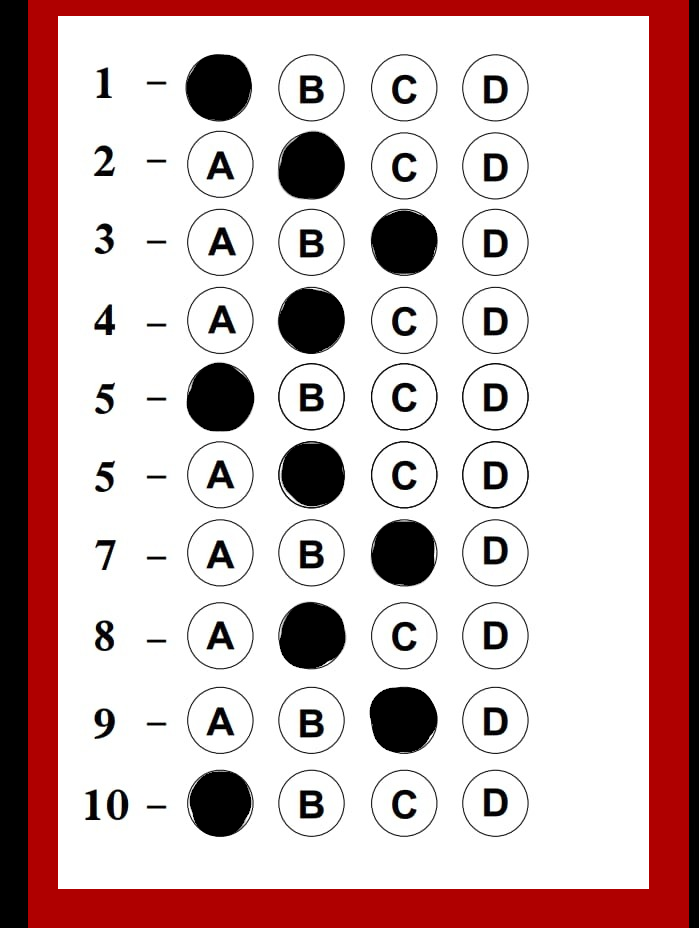
#> input picture fotos_merda/teste32.png, 699 x 928 px, found by its file name
$ python leitor.py
#> lines starting #> are read from the running program, lines starting #| are printed output that depends on the picture; after the words box and inside, x2 and y2 are one past the last pixel; in counts of white or black regions, pixels touching at a corner belong together
## O ARQUIVO TESTE.PNG é uma imagem de teste para retângulo
from imutils.perspective import four_point_transform
from imutils import contours
import numpy as np
import imutils
import cv2


#abre a imagem. as variaveis gray, blurred e edged são alterações da imagem original.
image = cv2.imread("teste32.png")
#> image is the input picture: shape (928, 699, 3); mean B, G, R 180.4, 180.5, 206.7
gray = cv2.cvtColor(image, cv2.COLOR_BGR2GRAY)
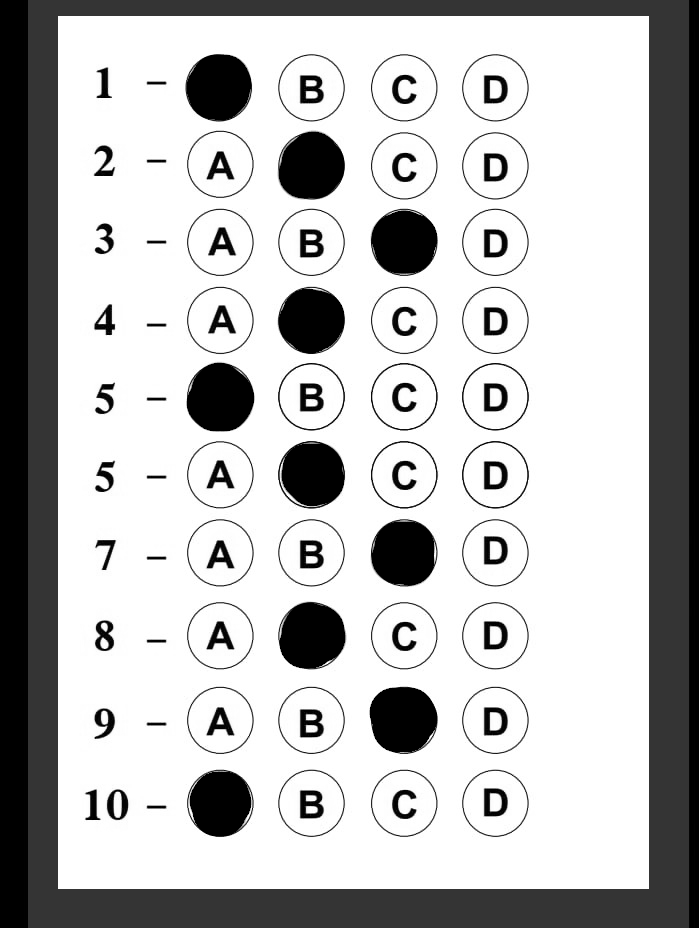
#> gray: shape (928, 699); min 0, max 255, mean 188.2
blurred = cv2.GaussianBlur(gray, (5 , 5), 0)
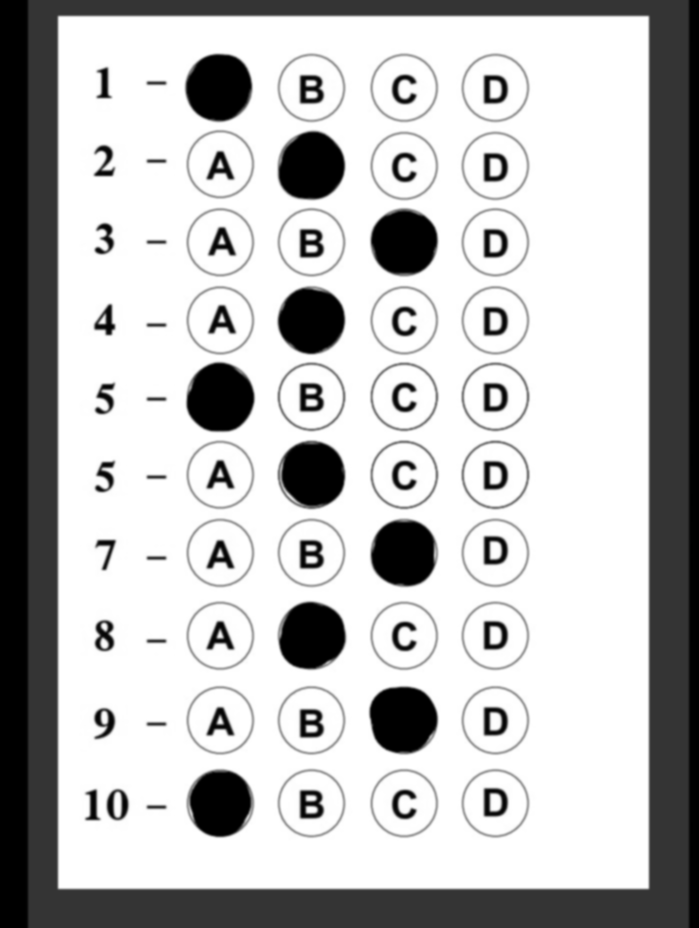
#> blurred: shape (928, 699); min 0, max 255, mean 188.3
edged = cv2.Canny(gray, 75, 200)
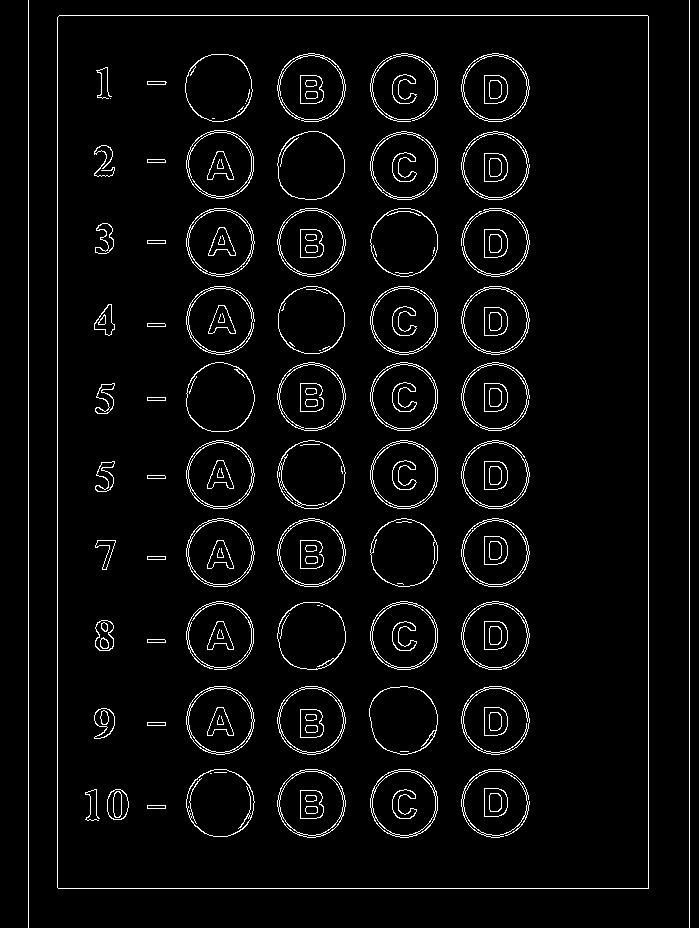
#> edged: shape (928, 699); 4.1% white in thin lines or dots
cv2.imshow("Exam",edged)
cv2.waitKey(0)


res = []
#Varíavel para gabarito
#gb = {0: 1, 1: 1, 2: 1, 3: 1, 4: 1, 5: 1, 6: 1, 7: 1, 8: 1, 9: 1}
#gb = [1, 1, 1, 1, 1, 1, 1, 1, 1, 1]
gb = [0, 2, 2, 2, 4, 1, 1, 1,1,2]
#Enontra os contornos na imagem
cnts = cv2.findContours(edged.copy(), cv2.RETR_EXTERNAL,cv2.CHAIN_APPROX_SIMPLE)
#> cnts = 3 contours, 2 with area under 20; largest, box (x1, y1, x2, y2) and area: (57, 15, 649, 889) 515940
cnts = imutils.grab_contours(cnts)

docContour = None

#Se tiver contorno, segue esse if
if len(cnts) > 0:
	#faz o sort dos contornos em ordem descendente
	cnts = sorted(cnts, key=cv2.contourArea, reverse=True)
	# passa pelos contornos e verifica se o contorno possui 4 pontos
	for c in cnts:
		peri = cv2.arcLength(c, True)
		approx = cv2.approxPolyDP(c, 0.02 * peri, True)
		#tem 4 pontos? Achou o contorno certo
		if len(approx) == 4:
			docContour = approx
			break
#> this loop made 1 pass
#> (peri, docContour) on pass 1: (2925.7, [[59, 15], [57, 887], [648, 888], [648, 16]])

#Faz um recorte da imagem , pegando só a parte dos contornos, facilitando o tratamento
paper = four_point_transform(image, docContour.reshape(4, 2))
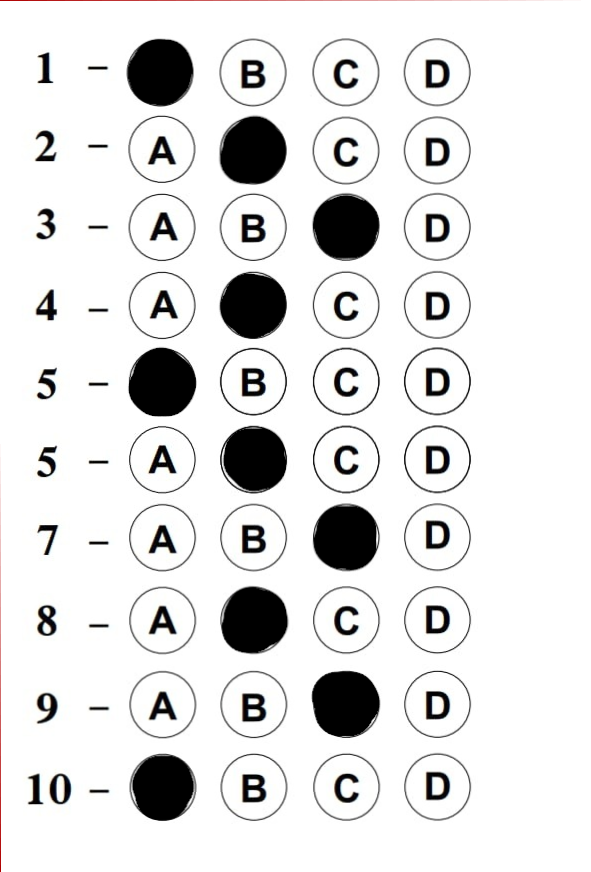
#> paper: shape (872, 591, 3); mean B, G, R 226.5, 226.6, 226.7
warped = four_point_transform(gray, docContour.reshape(4, 2))
thresh = cv2.threshold(warped, 0, 255,cv2.THRESH_BINARY_INV | cv2.THRESH_OTSU)[1]
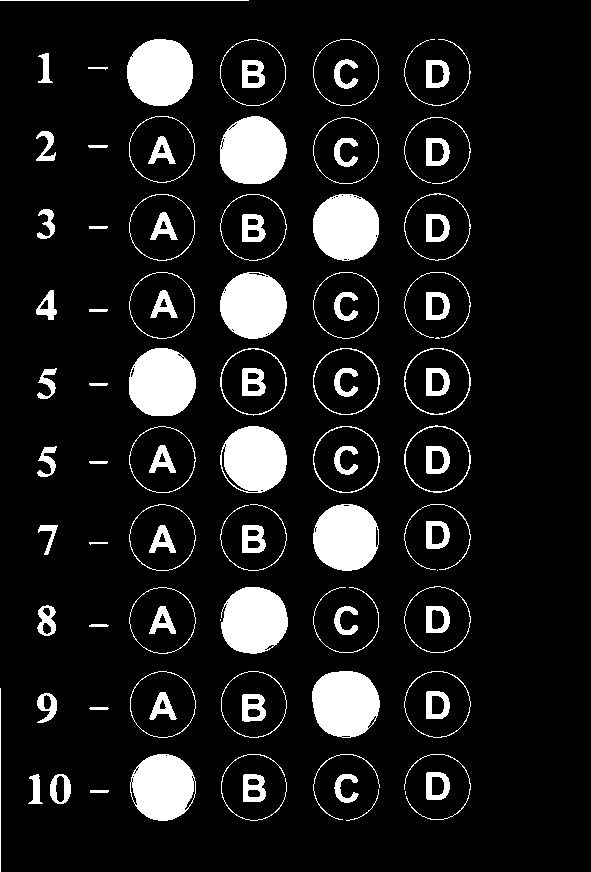
#> thresh: shape (872, 591); 11.3% white; 99 white regions (5 under 20 px)
cnts = cv2.findContours(thresh.copy(), cv2.RETR_EXTERNAL,cv2.CHAIN_APPROX_SIMPLE)
#> cnts = 78 contours, 9 with area under 20; largest, box (x1, y1, x2, y2) and area: (129, 348, 196, 416) 3582, (312, 671, 380, 738) 3559, (220, 116, 287, 184) 3536, (127, 39, 193, 106) 3470, (220, 426, 287, 493) 3466
cnts = imutils.grab_contours(cnts)
cv2.imshow("Exam", paper)
cv2.waitKey(0)


#Seta os contornos das bolhas
questionCnts = []

for c in cnts:
	# A partir daqui, ele trata as bolhas
	(x, y, w, h) = cv2.boundingRect(c)
	ar = w / float(h)
	#AQUI É UMA PARTE IMPORTANTE. ELE SETA O RATIO DA BOLHA. Caso quisermos mudar de bolha para retâNGULO, basta mudar o valor abaixo
	if w >= 20 and h >= 20 and ar >= 0.9 and ar <= 1.1:
		questionCnts.append(c)
#> this loop made 78 passes
#> (x, y, w, h, ar) on passes 2 to 13: (90, 790, 19, 3, 6.33), (346, 789, 33, 32, 1.03), (334, 774, 25, 29, 0.862), (243, 774, 23, 28, 0.821), (50, 774, 21, 30, 0.7), (28, 774, 15, 30, 0.5), (426, 772, 24, 28, 0.857), (404, 754, 67, 66, 1.02), (313, 754, 67, 66, 1.02), (221, 754, 66, 67, 0.985), (130, 754, 66, 67, 0.985), (89, 707, 20, 3, 6.67)
#> (c, x, y, w, h, ar) on passes 1, 15, 21, 49: ([[405, 791], [405, 794]], 405, 791, 1, 4, 0.25), ([[0, 688], [0, 871]], 0, 688, 1, 184, 0.00543), ([[220, 619], [220, 620]], 220, 619, 1, 2, 0.5), ([[436, 337], [435, 338], [439, 338], [438, 337]], 435, 337, 5, 2, 2.5)
#> after the loop, questionCnts = 41 contours, 1 with area under 20; largest, box (x1, y1, x2, y2) and area: (129, 348, 196, 416) 3582, (312, 671, 380, 738) 3559, (220, 116, 287, 184) 3536, (127, 39, 193, 106) 3470, (220, 426, 287, 493) 3466


#A partir daqui, ele trata as questões
questionCnts = contours.sort_contours(questionCnts, method="top-to-bottom")[0]
correct = 0
#No caso do papel testedois.png, temos 5 questões. Ele faz o loop a partir daqui
res = []
cont = 0
x=0
y=0
bubbled = []
umalista = []
for (q, i) in enumerate(np.arange(0, len(questionCnts), 4)):# start,stop,step - o ultimo valor corresponde a varredura do arquivo -
	#DE A a D - 4 / de A a E - 5
	cont = 0
	cnts = contours.sort_contours(questionCnts[i:i + 4])[0]
	bubbled = None
	#Aqui ele verifica se a bolha está correta

	for (j, c) in enumerate(cnts):
		x = thresh.shape[0]
		y = thresh.shape[1]
		#Verifica quem tá marcado
		mask = np.zeros(thresh.shape, dtype="uint8")
		cv2.drawContours(mask, [c], -1, 255, -1)
		mask = cv2.bitwise_and(thresh, thresh, mask=mask)
		total = cv2.countNonZero(mask)
		#cv2.imshow("Exam", mask)
		#cv2.waitKey(0)

		if bubbled is None or total > bubbled[0]:
			bubbled = (total, j)


		#PRESTAR ATENÇAO AQUI.
		bubbled = list(bubbled)
		if total > x//20*y//10:

			bubbled.append(j)
			cont += 1
	if cont == 1:
		res.append(bubbled[0])
	else:
		res.append(-1)
	#faz a verificação se a questão marcada está correta. A variavel 'K' ali tá puxando a gb, que é o gabarito(bem no início do código)
	color = (0, 0, 255)
	k = gb[q]

	#Se a questão estiver correta, ele faz o count aqui
	if k == bubbled[1]:
		color = (0, 255, 0)
		correct += 1
		bubbled3 = list(bubbled)
		bubbled3.append(correct)

	else:
		bubbled2 = list(bubbled)
		bubbled2.append(correct)


	#Se baseando na variavel k, ele marca a questão correta
#> (the run stopped early here; a loop or call above may not have finished)

$ run again, with fotos_merda/teste2.png copied over fotos_merda/teste32.png
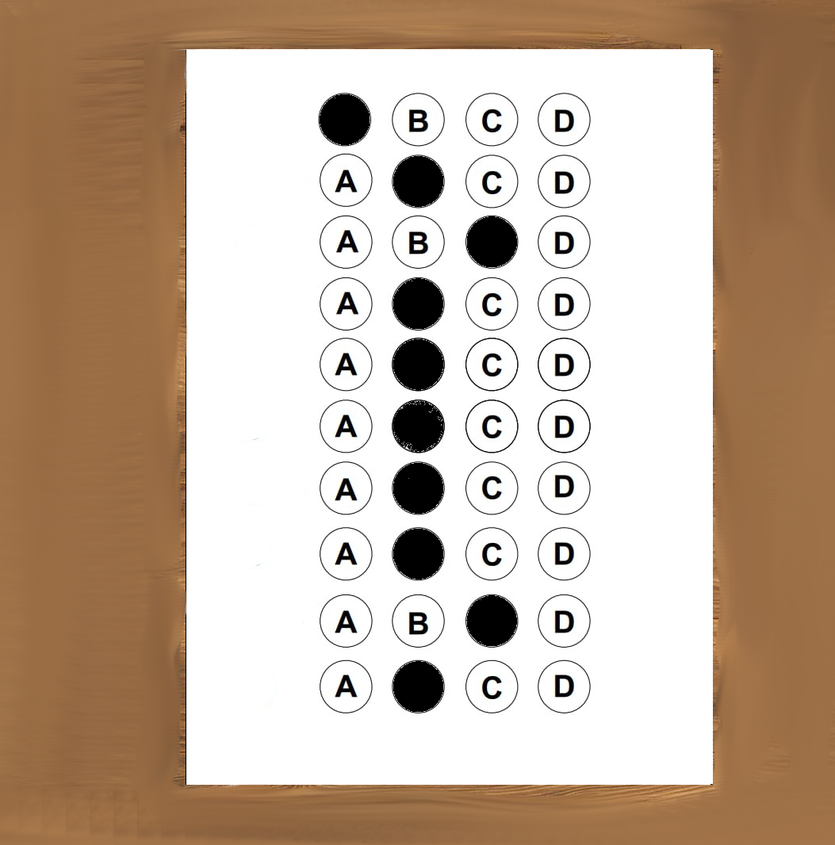
#> input picture fotos_merda/teste2.png, 835 x 845 px, shrunk from 1053 x 1066 before the run, found by its file name
#> image is the input picture: shape (845, 835, 3); mean B, G, R 159.1, 177, 197.1
#> `edged = cv2.Canny(gray, 75, 200)`:
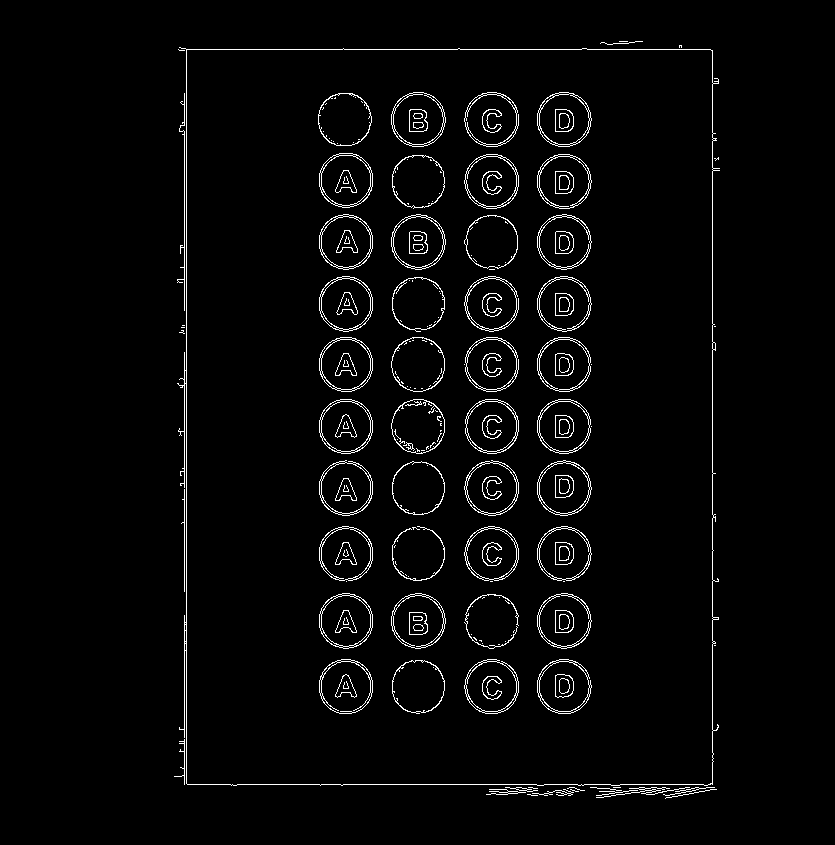
#> edged: shape (845, 835); 2.8% white in thin lines or dots, all inside (x1, y1, x2, y2) = (174, 41, 720, 799)
#> `cnts = cv2.findContours(edged.copy(), cv2.RETR_EXTERNAL,cv2.CHAIN_APPR..`: cnts = 27 contours, 22 with area under 20; largest, box (x1, y1, x2, y2) and area: (177, 47, 720, 786) 386820, (663, 787, 715, 796) 28, (505, 787, 538, 792) 25, (596, 787, 690, 798) 21, (486, 789, 526, 795) 20
#> the loop `for c in cnts:` made 1 pass
#> (peri, docContour) on pass 1: (3244.6, [[179, 47], [186, 783], [712, 784], [712, 50]])
#> `thresh = cv2.threshold(warped, 0, 255,cv2.THRESH_BINARY_INV | cv2.THRE..`:
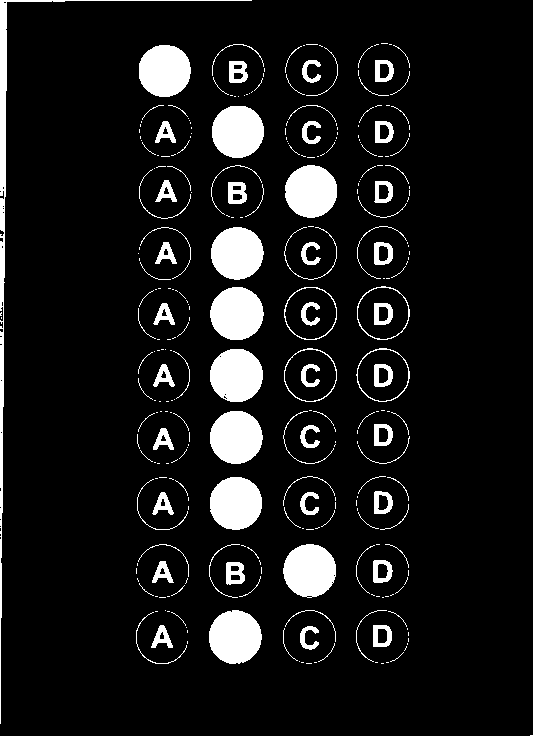
#> thresh: shape (736, 533); 9.4% white; 294 white regions (194 under 20 px)
#> `cnts = cv2.findContours(thresh.copy(), cv2.RETR_EXTERNAL,cv2.CHAIN_APP..`: cnts = 290 contours, 249 with area under 20; largest, box (x1, y1, x2, y2) and area: (284, 348, 337, 402) 2178, (356, 348, 410, 402) 2172, (357, 286, 410, 340) 2168, (284, 287, 337, 340) 2164, (210, 349, 263, 402) 2162
#> the loop `for c in cnts:` made 290 passes
#> (x, y, w, h, ar) on passes 8 to 10: (299, 661, 1, 1, 1), (390, 652, 14, 10, 1.4), (404, 646, 3, 5, 0.6)
#> after the loop `for c in cnts:`: questionCnts = 35 contours, 12 with area under 20; largest, box (x1, y1, x2, y2) and area: (284, 348, 337, 402) 2178, (356, 348, 410, 402) 2172, (357, 286, 410, 340) 2168, (284, 287, 337, 340) 2164, (210, 349, 263, 402) 2162
